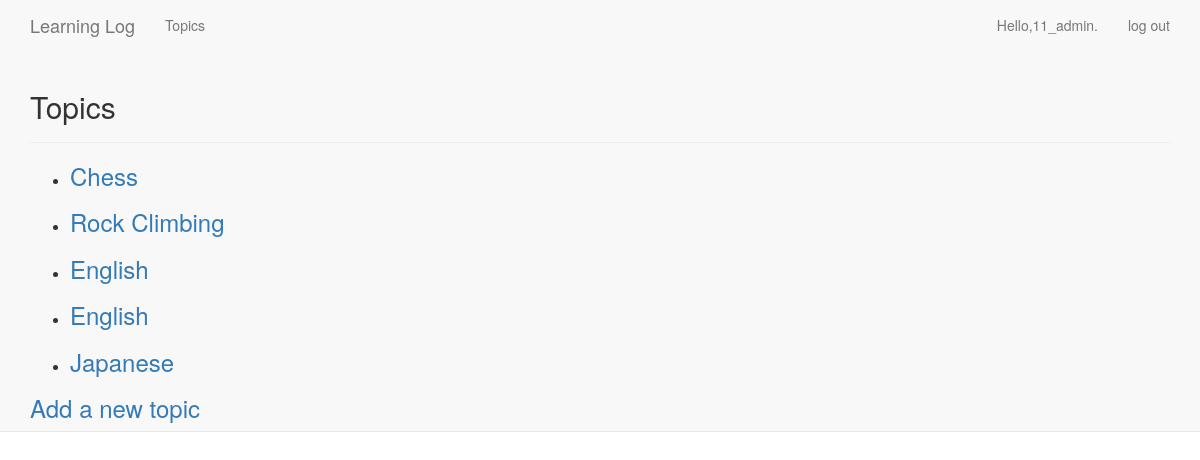
The app's page /topics/ (signed in) with its own data.
### learning_logs/models.py (models this page shows)
class Topic(models.Model):
	text = models.CharField(max_length=200) # 由字符或文本组成的数据，必须告诉Django在数据库中预留多少空间
	date_added = models.DateTimeField(auto_now_add=True) #记录日期和时间的数据，默认自动设置为当前日期和时间
	owner = models.ForeignKey(User, on_delete=models.CASCADE)
	def __str__(self):
		return self.text

### learning_logs/views.py (the view)
# urls.py: url(r'topics/$', views.topics, name='topics'),
@login_required # 將 login_required() 作为装饰器(decorator)用于视图函数topics() 在其前面加上@，让Python在运行topics()之前先运行login_required()代码
def topics(request):
	topics = Topic.objects.filter(owner=request.user).order_by('date_added') # 查询数据库---请求提供Topic对象，并按属行date_added 对它们进行排序
	context = {'topics': topics} # 要发送给模板的上下文
	return render(request, 'learning_logs/topics.html', context)

### learning_logs/templates/learning_logs/topics.html
{% extends "learning_logs/base.html" %}
{% block header %}
  <h2>Topics</h2>
{% endblock header %}
{% block content %}
   <ul>
   	   {% for topic in topics %}
   	      <li>
               <h3>
                   <a href="{% url 'learning_logs:topic' topic.id %}">{{ topic }}</a>
               </h3>
   	      </li>
   	   {% empty %}
   	      <li>No topics have been added yet.</li>
   	   {% endfor %}
   </ul>
   <h3>
      <a href="{% url 'learning_logs:new_topic' %}">Add a new topic</a>
   </h3>
{% endblock content %}

### learning_logs/templates/learning_logs/base.html (shortened to what this page needs)
<!DOCTYPE html>
<html lang="en">
  <head>
    {% load bootstrap3 %}
  	{% bootstrap_css %}
  </head>
  <body>
  	<nav class="navbar navbar-default navbar-static-top">
  		<div class="container">
  			<div class="navbar-header">
  				<a class="navbar-brand" href="{% url 'learning_logs:index' %}">Learning Log</a>
  			</div>
  			<div id="navbar" class="navbar-collapse collapse">
  				<ul class="nav navbar-nav">
  					<li><a href="{% url 'learning_logs:topics' %}">Topics</a></li>
  				</ul>
  				<ul class="nav navbar-nav navbar-right">
  					{% if user.is_authenticated %}
                      <li><a>Hello,{{ user.username }}.</a></li>
                      <li><a href="{% url 'users:logout' %}">log out</a></li>
                    {% else %}
                      <li><a href="{% url 'users:register' %}">register</a></li>
                      <li><a href="{% url 'users:login' %}">log in</a></li>
                    {% endif %}
  				</ul>
  			</div>
  			<div class="page-header">
  				{% block header %}{% endblock header %}
  			</div>
  			<div>
  				{% block content %}{% endblock content %}
  			</div>
  		</div>
  	</nav>
  </body>
<html>

### records on screen
Topic: text "Chess"
Topic: text "Rock Climbing"
Topic: text "English"
Topic: text "English"
Topic: text "Japanese"

### other values on screen
{{ user.username }} "11_admin"
